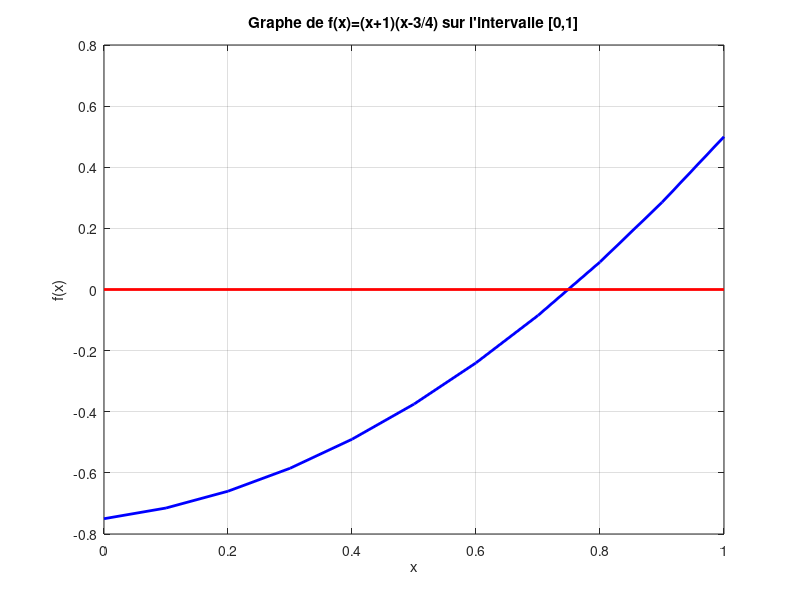

Write the MATLAB code that produced this figure.
clc
format long
x=0:0.1:1;
f=@(x) (x+1).*(x-3./4);
p1=plot(x,f(x));
set(p1,'Color','blue','LineWidth',2);
hold on;

g=x-x;
p2=plot(x,g);
set(p2,'Color','red','LineWidth',2);

grid;
xlabel ('x');
ylabel ('f(x)');
title('Graphe de f(x)=(x+1)(x-3/4) sur l''intervalle [0,1]')